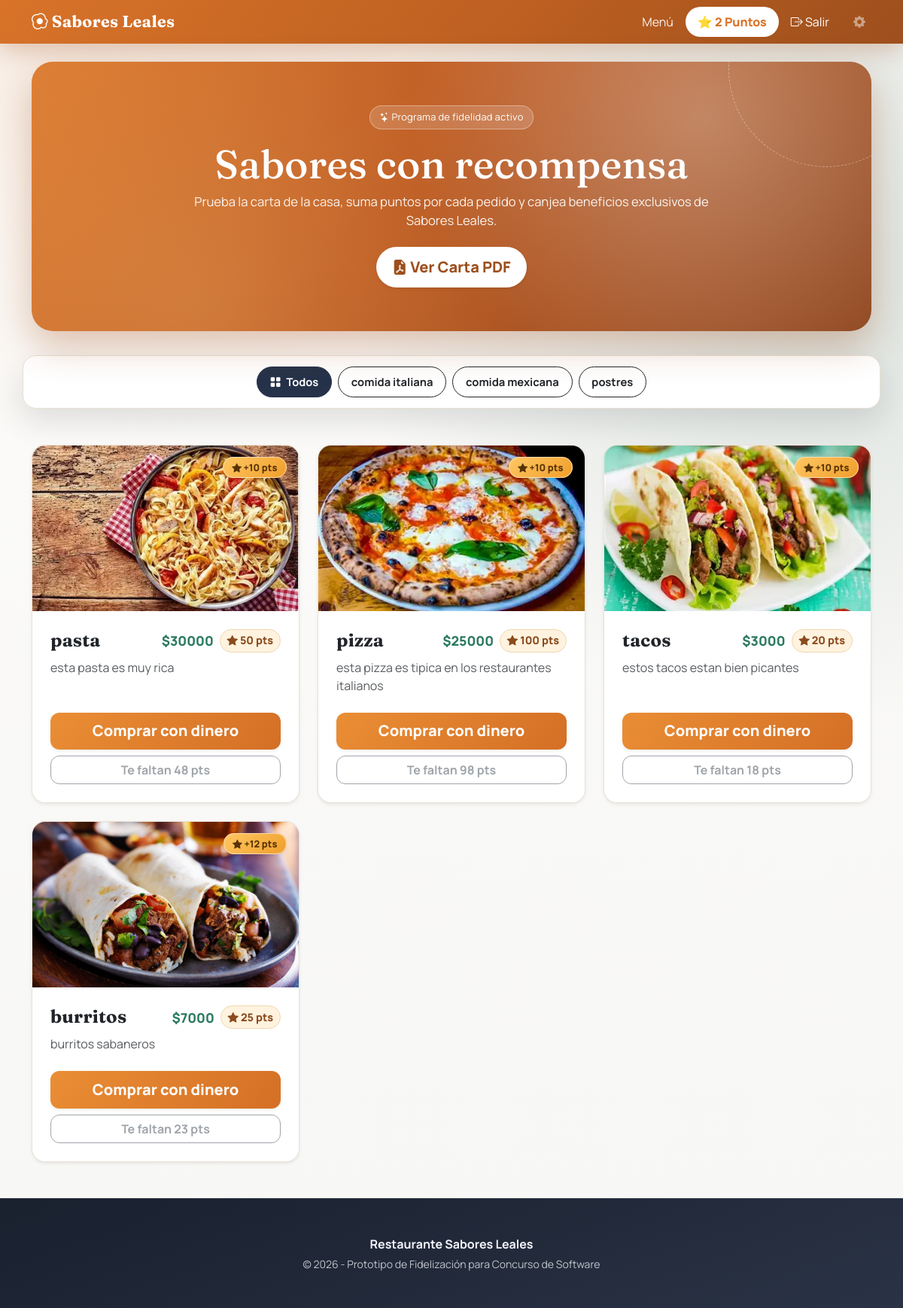
Screenshot of / (signed in) with the database file from the repository.
### gestion/models.py (models this page shows, shortened)
class Categoria(models.Model):
    nombre = models.CharField(max_length=100)

class Producto(models.Model):
    categoria = models.ForeignKey(Categoria, on_delete=models.CASCADE)
    nombre = models.CharField(max_length=200)
    descripcion = models.TextField()
    precio = models.DecimalField(max_digits=10, decimal_places=2)
    imagen = models.ImageField(upload_to='productos/', null=True, blank=True)
    puntos_otorgados = models.IntegerField(default=10) # Puntos que gana el cliente al comprarlo

### gestion/views.py (the view)
# urls.py: path('', views.index, name='index'),
def index(request):
    categoria_id = request.GET.get('categoria')
    categorias = Categoria.objects.all()
    categoria_seleccionada = None
    if categoria_id and categoria_id.isdigit():
        categoria_seleccionada = int(categoria_id)
        productos = Producto.objects.filter(categoria_id=categoria_seleccionada)
    elif categoria_id:
        productos = Producto.objects.none()
    else:
        productos = Producto.objects.all()
    puntos_usuario = 0
    if request.user.is_authenticated:
        perfil, created = PerfilCliente.objects.get_or_create(user=request.user)
        puntos_usuario = perfil.puntos
    for producto in productos:
        producto.puntos_canje = calcular_puntos_canje(producto)
        producto.puntos_faltantes = max(0, producto.puntos_canje - puntos_usuario)
    context = {
        'productos': productos,
        'categorias': categorias,
        'categoria_seleccionada': categoria_seleccionada,
        'puntos_usuario': puntos_usuario,
    }
    return render(request, 'gestion/index.html', context)

### gestion/context_processors.py (called while the page is built)
def puntos_usuario(request):
    if not request.user.is_authenticated:
        return {"puntos_usuario": 0}
    perfil, _ = PerfilCliente.objects.get_or_create(user=request.user)
    return {"puntos_usuario": perfil.puntos}

### gestion/views.py (called while the page is built)
def calcular_puntos_canje(producto):
    nombre_producto = (producto.nombre or '').strip().lower()
    return PUNTOS_CANJE_PERSONALIZADOS.get(nombre_producto, max(1, int(producto.precio / 1000)))

### templates/gestion/index.html (shortened to what this page needs)
{% extends 'gestion/base.html' %}
{% block content %}
<div class="hero-section text-center">
    <span class="hero-kicker"><i class="bi bi-stars"></i> Programa de fidelidad activo</span>
    <h1 class="hero-title">Sabores con recompensa</h1>
    <p class="hero-lead">Prueba la carta de la casa, suma puntos por cada pedido y canjea beneficios exclusivos de Sabores Leales.</p>
    <a href="{% url 'descargar_menu_pdf' %}" class="btn btn-hero btn-lg shadow-sm">
        <i class="bi bi-file-earmark-pdf-fill"></i> Ver Carta PDF
    </a>
</div>
<div class="row mb-5">
    <div class="col-12 d-flex justify-content-center flex-wrap gap-2 filter-wrap surface">
        <a href="?" class="btn btn-category {% if not categoria_seleccionada %}btn-dark{% else %}btn-outline-dark{% endif %}">
            <i class="bi bi-grid-fill me-1"></i> Todos
        </a>
        {% for cat in categorias %}
            <a href="?categoria={{ cat.id }}"
               class="btn btn-category {% if categoria_seleccionada == cat.id %}btn-dark{% else %}btn-outline-dark{% endif %}">
                {{ cat.nombre }}
            </a>
        {% endfor %}
    </div>
</div>
<div class="row row-cols-1 row-cols-md-2 row-cols-lg-3 g-4">
    {% for producto in productos %}
    <div class="col">
        <div class="card h-100 shadow-sm product-card">
            <div class="position-relative">
                {% if producto.imagen %}
                    <img src="{{ producto.imagen.url }}" class="card-img-top" alt="{{ producto.nombre }}">
                {% else %}
                    <div class="bg-light text-muted d-flex align-items-center justify-content-center" style="height: 220px;">
                        <i class="bi bi-image fs-1 opacity-25"></i>
                    </div>
                {% endif %}
                <div class="position-absolute top-0 end-0 m-3">
                    <span class="points-badge shadow-sm">
                        <i class="bi bi-star-fill"></i> +{{ producto.puntos_otorgados|default:"0" }} pts
                    </span>
                </div>
            </div>
            <div class="card-body px-4 pt-4 pb-3">
                <div class="d-flex justify-content-between align-items-center mb-2">
                    <h4 class="card-title fw-bold mb-0">{{ producto.nombre }}</h4>
                    <div class="d-flex align-items-center gap-2">
                        <span class="price-tag">${{ producto.precio|floatformat:0 }}</span>
                        <span class="points-price-tag"><i class="bi bi-star-fill"></i> {{ producto.puntos_canje }} pts</span>
                    </div>
                </div>
                <p class="card-text text-muted">{{ producto.descripcion|truncatechars:85 }}</p>
            </div>
            <div class="card-footer bg-white border-0 px-4 pb-4">
                <div class="d-grid">
                    {% if user.is_authenticated %}
                        <form method="post" action="{% url 'realizar_pedido' producto.id %}" class="d-grid gap-2">
                            <button type="submit" name="metodo_pago" value="dinero" class="btn btn-order btn-lg shadow-sm w-100">
                                Comprar con dinero
                            </button>
                            {% if puntos_usuario >= producto.puntos_canje %}
                                <button type="submit" name="metodo_pago" value="puntos" class="btn btn-outline-warning fw-bold w-100" style="border-radius: 12px;">
                                    Canjear con puntos
                                </button>
                            {% else %}
                                <button type="button" class="btn btn-outline-secondary fw-bold w-100" style="border-radius: 12px;" disabled>
                                    Te faltan {{ producto.puntos_faltantes }} pts
                                </button>
                            {% endif %}
                        </form>
                    {% else %}
                        <a href="{% url 'login' %}" class="btn btn-outline-secondary btn-lg fw-bold py-2" style="border-radius: 12px;">
                            Entra para ganar puntos
                        </a>
                    {% endif %}
                </div>
            </div>
        </div>
    </div>
    {% endfor %}
</div>
{% endblock %}

### templates/gestion/base.html (style rules this page uses)
:root { --ink: #1f2333; --muted: #5f6679; --paper: #f7f7f5; --cream: #fff8ee; --amber: #d87329; --amber-deep: #a94f1c; --olive: #2c5a4a; --line: #e8dfd2; --surface: #ffffff; --shadow: 0 16px 40px rgba(18, 23, 35, 0.12); }
body { font-family: "Manrope", sans-serif; color: var(--ink); background: radial-gradient(circle at 10% -20%, rgba(216, 115, 41, 0.16), transparent 40%), radial-gradient(circle at 90% 20%, rgba(44, 90, 74, 0.16), transparent 35%), linear-gradient(180deg, #fcfbf9 0%, var(--paper) 100%); min-height: 100vh; }
h1, h2, h3, h4, h5 { font-family: "Fraunces", serif; letter-spacing: 0.2px; }
.surface { background: var(--surface); border: 1px solid rgba(232, 223, 210, 0.9); border-radius: 22px; box-shadow: var(--shadow); }

### templates/gestion/index.html (style rules this page uses)
.hero-section { position: relative; overflow: hidden; background: radial-gradient(circle at 80% 20%, rgba(255, 255, 255, 0.3), transparent 42%), radial-gradient(circle at 20% 90%, rgba(250, 204, 130, 0.22), transparent 45%), linear-gradient(125deg, #dc7d33 0%, #be5c23 45%, #8f4720 100%); color: #fff; padding: 3.6rem 1.4rem; border-radius: 28px; margin-bottom: 2rem; box-shadow: 0 20px 50px rgba(158, 79, 30, 0.32); }
.hero-section::after { content: ""; position: absolute; width: 260px; height: 260px; top: -120px; right: -70px; border-radius: 50%; border: 1px dashed rgba(255, 255, 255, 0.4); }
.hero-kicker { display: inline-block; background: rgba(255, 255, 255, 0.16); border: 1px solid rgba(255, 255, 255, 0.35); border-radius: 999px; font-size: 0.8rem; padding: 0.34rem 0.8rem; margin-bottom: 0.9rem; letter-spacing: 0.3px; }
.hero-title { font-size: clamp(2rem, 6vw, 3.3rem); margin-bottom: 0.4rem; }
.hero-lead { max-width: 690px; margin: 0 auto 1.4rem; opacity: 0.92; font-size: 1.04rem; }
.btn-hero { border-radius: 999px; border: none; background: #fff; color: #9d4f1d; font-weight: 800; padding: 0.75rem 1.3rem; transition: transform 0.22s ease, box-shadow 0.22s ease; }
.filter-wrap { border-radius: 18px; border: 1px solid #e8dfd2; background: #fff; padding: 0.9rem; }
.btn-category { border-radius: 999px; padding: 0.5rem 1.05rem; font-weight: 700; font-size: 0.92rem; border-width: 1px; }
.btn-category.btn-dark { background: #25324a; border-color: #25324a; }
.product-card { border-radius: 18px; overflow: hidden; border: 1px solid rgba(232, 223, 210, 0.88); transition: transform 0.25s ease, box-shadow 0.25s ease; background: #fff; }
.card-img-top { height: 220px; object-fit: cover; }
.price-tag { color: #2b7a60; font-weight: 800; font-size: 1.1rem; }
.points-price-tag { color: #8b4a1d; font-weight: 800; font-size: 0.9rem; background: #fff3df; border: 1px solid #f0d6af; border-radius: 999px; padding: 0.22rem 0.55rem; white-space: nowrap; }
.points-badge { background: linear-gradient(140deg, #ffc764 0%, #f09e2a 100%); color: #573204; border-radius: 999px; padding: 0.25rem 0.72rem; font-size: 0.8rem; font-weight: 800; border: 1px solid rgba(255, 255, 255, 0.55); }
.btn-order { border-radius: 12px; background: linear-gradient(130deg, #ea8e35 0%, #d46f25 100%); border: none; color: #fff; font-weight: 800; padding: 0.62rem 1rem; }

### rows the page displays
Categoria: nombre "comida italiana"
Categoria: nombre "comida mexicana"
Categoria: nombre "postres"
Producto: imagen (picture), puntos_otorgados "10", nombre "pasta", precio "30000", puntos_canje "50", descripcion "esta pasta es muy rica", puntos_faltantes "48"
Producto: imagen (picture), puntos_otorgados "10", nombre "pizza", precio "25000", puntos_canje "100", descripcion "esta pizza es tipica en los restaurantes italianos", puntos_faltantes "98"
Producto: imagen (picture), puntos_otorgados "10", nombre "tacos", precio "3000", puntos_canje "20", descripcion "estos tacos estan bien picantes", puntos_faltantes "18"
Producto: imagen (picture), puntos_otorgados "12", nombre "burritos", precio "7000", puntos_canje "25", descripcion "burritos sabaneros", puntos_faltantes "23"

### other values shown
{{ puntos_usuario|default:0 }} "2"
